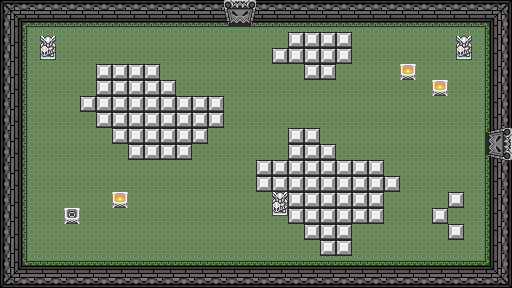

Rendered tile map (Tiled .tmx) drawn with the repository's tilesets; below, a short description and the full map source, tile grids included:
An orthogonal 16x9 tile map with 32x32 px tiles, 5 tile layers (suelo, pared, obstaculos, puertas_abiertas, ...).

<map version="1.10" tiledversion="1.12.1" orientation="orthogonal" renderorder="right-down" width="16" height="9" tilewidth="32" tileheight="32" infinite="0" nextlayerid="6" nextobjectid="1">
 <tileset firstgid="1" source="tileset.tsx" />
 <layer id="1" name="suelo" width="16" height="9">
  <data encoding="csv">
16,16,16,16,16,16,16,16,16,16,16,16,16,16,16,16,
16,16,16,16,16,16,16,16,16,16,16,16,16,16,16,16,
16,16,16,16,16,16,16,16,16,16,16,16,16,16,16,16,
16,16,16,16,16,16,16,16,16,16,16,16,16,16,16,16,
16,16,16,16,16,16,16,16,16,16,16,16,16,16,16,16,
16,16,16,16,16,16,16,16,16,16,16,16,16,16,16,16,
16,16,16,16,16,16,16,16,16,16,16,16,16,16,16,16,
16,16,16,16,16,16,16,16,16,16,16,16,16,16,16,16,
16,16,16,16,16,16,16,16,16,16,16,16,16,16,16,16
</data>
 </layer>
 <layer id="2" name="pared" width="16" height="9">
  <data encoding="csv">
2,3,3,3,3,3,3,3,3,3,3,3,3,3,3,4,
15,0,0,0,0,0,0,0,0,0,0,0,0,0,0,17,
15,0,0,0,0,0,0,0,0,0,0,0,0,0,0,17,
15,0,0,0,0,0,0,0,0,0,0,0,0,0,0,17,
15,0,0,0,0,0,0,0,0,0,0,0,0,0,0,17,
15,0,0,0,0,0,0,0,0,0,0,0,0,0,0,17,
15,0,0,0,0,0,0,0,0,0,0,0,0,0,0,17,
15,0,0,0,0,0,0,0,0,0,0,0,0,0,0,17,
28,29,29,29,29,29,29,29,29,29,29,29,29,29,29,30
</data>
 </layer>
 <layer id="3" name="obstaculos" width="16" height="9">
  <data encoding="csv">
0,0,0,0,0,0,0,0,0,0,0,0,0,0,0,0,
0,44,0,0,0,0,0,0,21,10,10,0,0,0,44,0,
0,0,0,10,10,25,0,0,0,8,7,0,37,38,0,0,
0,0,8,10,10,10,10,0,0,0,0,0,0,0,0,0,
0,0,0,8,10,10,7,0,0,10,20,0,0,0,0,0,
0,0,0,0,0,0,0,0,10,10,10,10,25,0,0,0,
0,0,49,37,0,0,0,0,45,10,10,10,0,21,7,0,
0,0,0,0,0,0,0,0,0,8,10,0,0,0,7,0,
0,0,0,0,0,0,0,0,0,0,0,0,0,0,0,0
</data>
 </layer>
 <layer id="4" name="puertas_abiertas" width="16" height="9">
  <data encoding="csv">
0,0,0,0,0,0,0,68,0,0,0,0,0,0,0,0,
0,0,0,0,0,0,0,0,0,0,0,0,0,0,0,0,
0,0,0,0,0,0,0,0,0,0,0,0,0,0,0,0,
0,0,0,0,0,0,0,0,0,0,0,0,0,0,0,0,
0,0,0,0,0,0,0,0,0,0,0,0,0,0,0,27,
0,0,0,0,0,0,0,0,0,0,0,0,0,0,0,0,
0,0,0,0,0,0,0,0,0,0,0,0,0,0,0,0,
0,0,0,0,0,0,0,0,0,0,0,0,0,0,0,0,
0,0,0,0,0,0,0,0,0,0,0,0,0,0,0,0
</data>
 </layer>
 <layer id="5" name="puertas_cerradas" width="16" height="9">
  <data encoding="csv">
0,0,0,0,0,0,0,53,0,0,0,0,0,0,0,0,
0,0,0,0,0,0,0,0,0,0,0,0,0,0,0,0,
0,0,0,0,0,0,0,0,0,0,0,0,0,0,0,0,
0,0,0,0,0,0,0,0,0,0,0,0,0,0,0,0,
0,0,0,0,0,0,0,0,0,0,0,0,0,0,0,54,
0,0,0,0,0,0,0,0,0,0,0,0,0,0,0,0,
0,0,0,0,0,0,0,0,0,0,0,0,0,0,0,0,
0,0,0,0,0,0,0,0,0,0,0,0,0,0,0,0,
0,0,0,0,0,0,0,0,0,0,0,0,0,0,0,0
</data>
 </layer>
</map>
